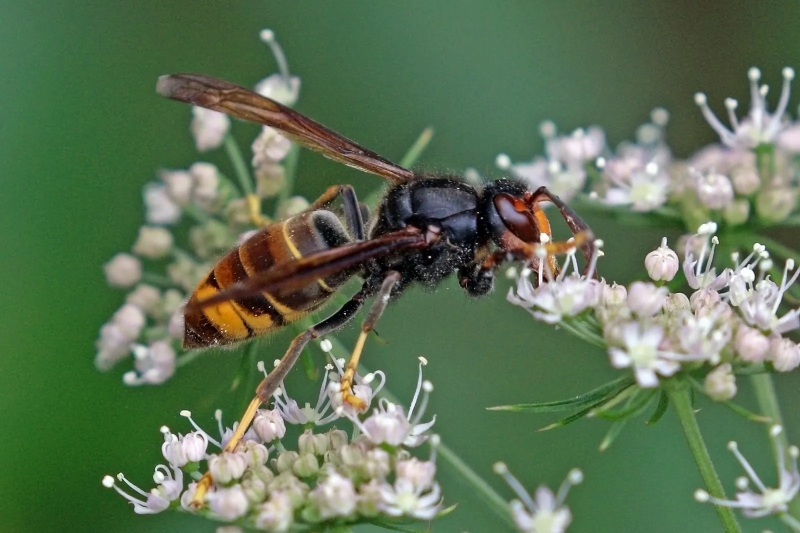
#> input picture web/img/avispa-1600.webp, 1600 x 1066 px (shown at 1/2 size)
$ python -i web_adaptar_imagenes.py   (imports and definitions only)
#> lines starting #> are read from the running program, lines starting #| are printed output that depends on the picture
#> further down, picture is the input picture: PIL image 1600x1066 RGB; mean R, G, B 94.5, 116, 85.9
"""Adapta las fotografías de Wikimedia Commons para integrarlas en la web (Pillow).

Uso:
    python -I scripts/web_adaptar_imagenes.py

Parte siempre del ORIGINAL a máxima resolución, en data/raw/commons/ (si falta, ejecuta antes
scripts/web_descargar_imagenes.py, que lo descarga y deja los créditos en web/data/imagenes.json).

Para todas las fotos, el mismo tratamiento:
- color común (sobre el original entero): ligera desaturación, un leve desplazamiento hacia la gama
  cálida (más rojo, menos azul) y un velo del color del papel de la paleta, para que las tres fotos
  casen entre sí y con la página;
- recorte con un punto focal definido por foto (fracción del ancho y del alto del original) en dos
  proporciones: 16:9 («ancho», escritorio y móvil en horizontal) y 4:5 («alto», móvil en vertical),
  con un acercamiento opcional por foto;
- anchuras 800, 1200, 1800 y 2400 px, sin pasar NUNCA del ancho del recorte del original: si el
  recorte no da para 2400, la mayor es la máxima que permite (no se amplía);
- reducción con LANCZOS y, después, un enfoque suave (UnsharpMask) para recuperar el detalle que
  pierde el filtro; la anchura máxima, si coincide con el recorte, no se reduce ni se enfoca;
- AVIF (calidad 62, soporte nativo de Pillow ≥ 11.2) y WebP (calidad 82) de reserva, sin
  metadatos; si un fichero pasa de su peso máximo, baja la calidad en pasos;
- un fondo diminuto y difuminado (WebP de 48 px, en data URI dentro del JSON) que la web pone
  detrás de la foto mientras carga y en los bordes cuando la pantalla pide más píxeles de los
  que tiene el original (la foto no se estira).
Los parámetros y la lista de ficheros se guardan en web/data/imagenes.json (campo «adaptacion»).
El crédito de la web dice «adaptada: recortada y retocada». Las tres fotos son CC BY-SA: la versión
adaptada se publica con la misma licencia.
"""
import base64
import io
import json
import subprocess
import sys
from pathlib import Path

from PIL import Image, ImageEnhance, ImageFilter, ImageOps, features

RAIZ = Path(__file__).resolve().parent.parent
ORIG = RAIZ / "data/raw/commons"
IMG = RAIZ / "web/img"
JSON = RAIZ / "web/data/imagenes.json"

# Punto focal (x, y en fracción del original): lo que tiene que quedar en el centro de cualquier
# recorte (revisado a ojo sobre los originales el 08/11/2026):
# - avispa: el insecto, algo a la izquierda del centro (en 4:5 cabe justo de la cabeza al abdomen);
# - nido_primario: la abertura con la reina (un poco por debajo del centro de la esfera);
# - nido_secundario: el nido, a la derecha y algo por debajo del centro.
FOCO = {"avispa": (0.47, 0.47), "nido_primario": (0.49, 0.55), "nido_secundario": (0.6, 0.55)}
# Acercamiento (1 = el mayor recorte posible con esa proporción). El nido secundario ocupa poco en
# la foto original: se acerca un 40 % para que se reconozca a primera vista sin perder el árbol.
ZOOM = {"avispa": 1.0, "nido_primario": 1.0, "nido_secundario": 1.4}
PROPORCIONES = {"ancho": (16, 9), "alto": (4, 5)}
ANCHURAS = [800, 1200, 1800, 2400]
# Si el recorte no llega a la siguiente anchura pero la supera en más de un 8 %, se añade a su
# ancho real (la versión más nítida posible); si no, la mayor anchura de la lista es la última.
MARGEN_MAXIMA = 1.08
SATURACION = 0.8           # 1 = sin cambio (ligera desaturación común)
TONO = (1.04, 1.0, 0.93)   # multiplicadores R, G, B: desplazamiento común hacia la gama cálida
VELO = (250, 247, 240)     # --fondo
VELO_ALFA = 0.07
ENFOQUE = {"radius": 0.8, "percent": 45, "threshold": 2}  # UnsharpMask suave tras reducir
FORMATOS = {  # formato: (calidad inicial, calidad mínima, paso, opciones de Pillow)
    "avif": (62, 44, 4, {"speed": 4}),
    "webp": (82, 66, 4, {"method": 6}),
}
# Peso máximo por fichero según la anchura (bytes). El móvil (390 px, dpr 3) baja la de 1200.
PESO_MAX = {800: 110_000, 1200: 240_000, 1800: 420_000, 2400: 650_000}
FONDO_ANCHO = 48           # px del fondo difuminado (data URI)


# [11 lines left out: function recortar, not called in this run]


def tratar(im: Image.Image) -> Image.Image:
    im = ImageEnhance.Color(im.convert("RGB")).enhance(SATURACION)
    r, g, b = im.split()
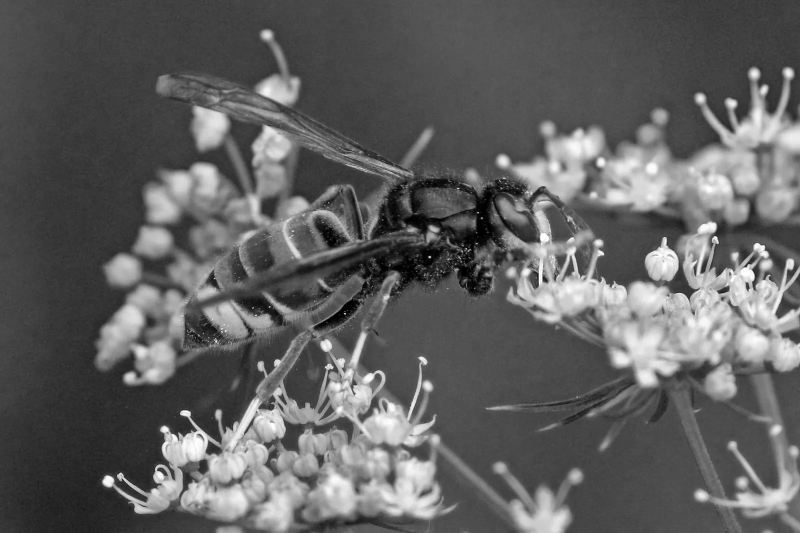
#> r: PIL image 1600x1066 L (shown at 1/2 size); min 0, max 255, mean 96.4
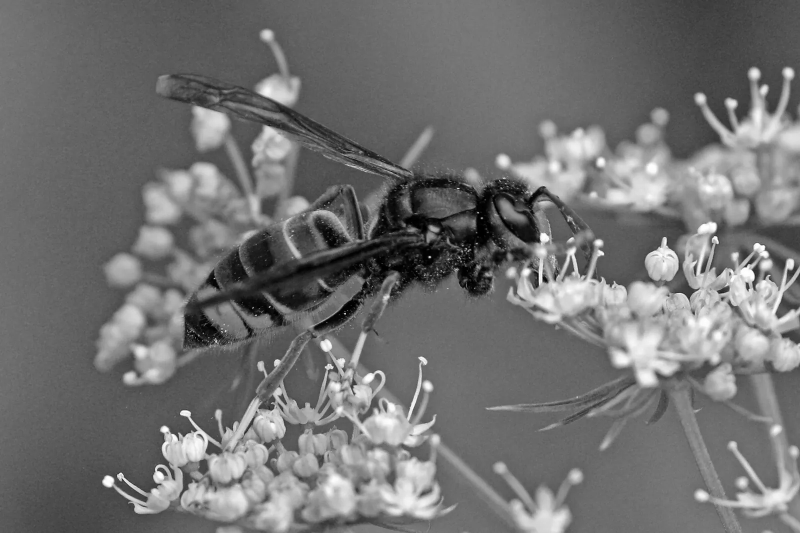
#> g: PIL image 1600x1066 L (shown at 1/2 size); min 0, max 255, mean 113.6
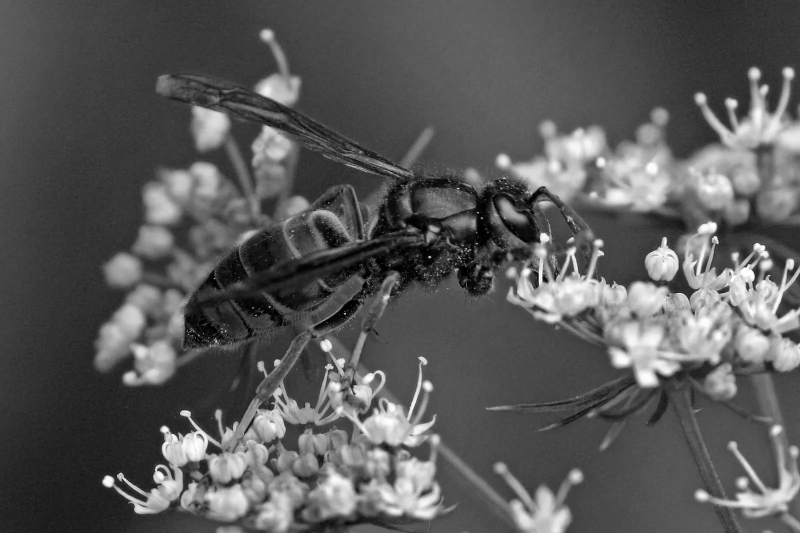
#> b: PIL image 1600x1066 L (shown at 1/2 size); min 0, max 255, mean 89.5
    im = Image.merge("RGB", [c.point(lambda v, k=k: min(255, round(v * k))) for c, k in zip((r, g, b), TONO)])
    return Image.blend(im, Image.new("RGB", im.size, VELO), VELO_ALFA)
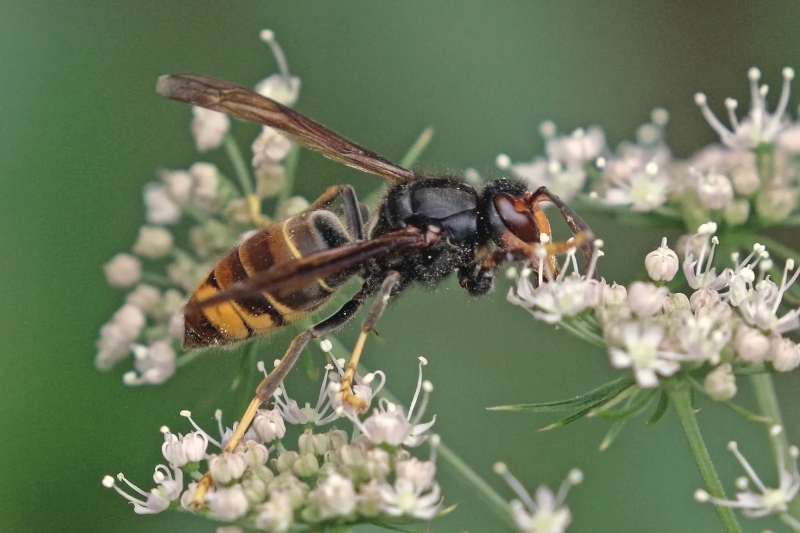
#> returned value: PIL image 1600x1066 RGB (shown at 1/2 size); mean R, G, B 110.2, 122.5, 93.7


# [63 lines left out: functions anchuras, guardar, fondo, main, not called in this run]


# [2 lines not run here, left out]

>>> from PIL import Image
>>> picture = Image.open('../web/img/avispa-1600.webp')
>>> result = tratar(picture)

$ run again, on web/img/avispa-alto-800.webp
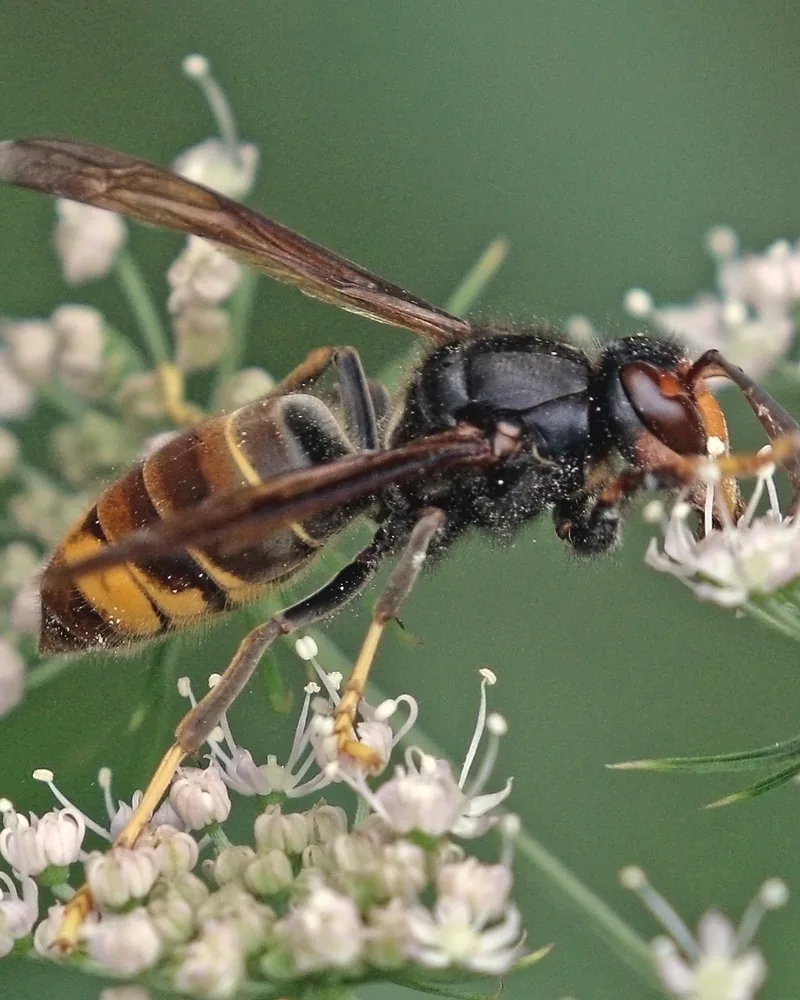
#> input picture web/img/avispa-alto-800.webp, 800 x 1000 px
#> picture is the input picture: PIL image 800x1000 RGB; mean R, G, B 113, 120.3, 94.6
#> in tratar, `r, g, b = im.split()`:
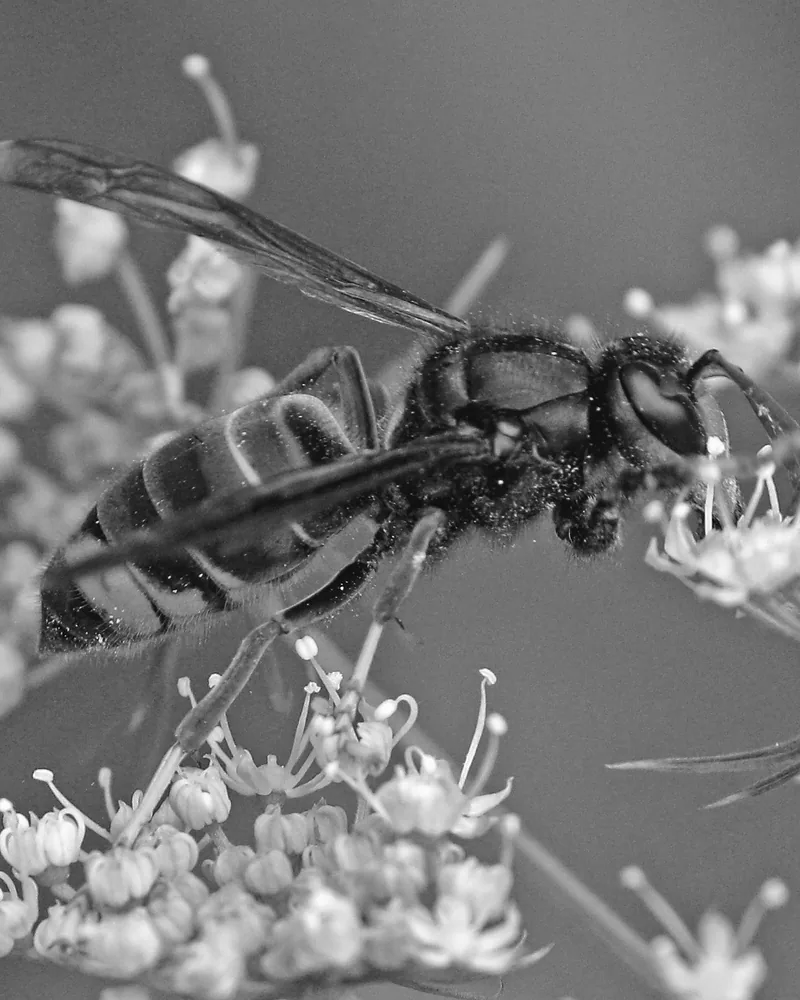
#> g: PIL image 800x1000 L; min 0, max 255, mean 118.9
#> in tratar, `r, g, b = im.split()`:
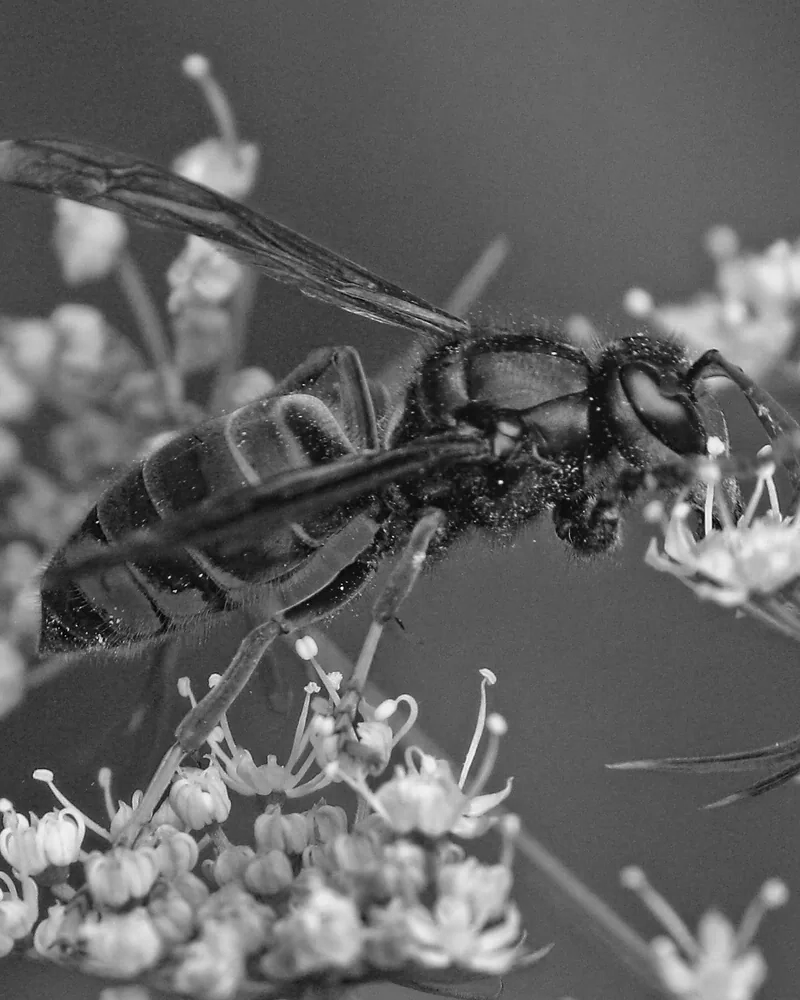
#> b: PIL image 800x1000 L; min 0, max 255, mean 98.3

$ run again, on web/img/avispa-ancho-1200.webp
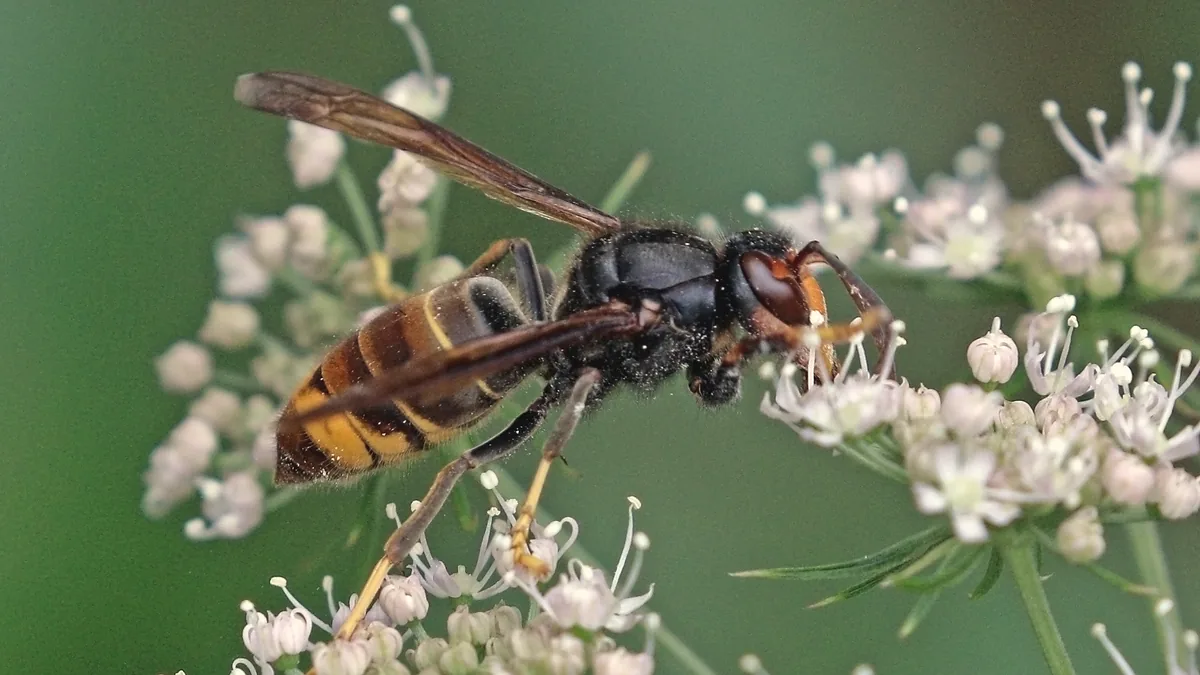
#> input picture web/img/avispa-ancho-1200.webp, 1200 x 675 px
#> picture is the input picture: PIL image 1200x675 RGB; mean R, G, B 110.3, 121.8, 93.3
#> in tratar, `r, g, b = im.split()`:
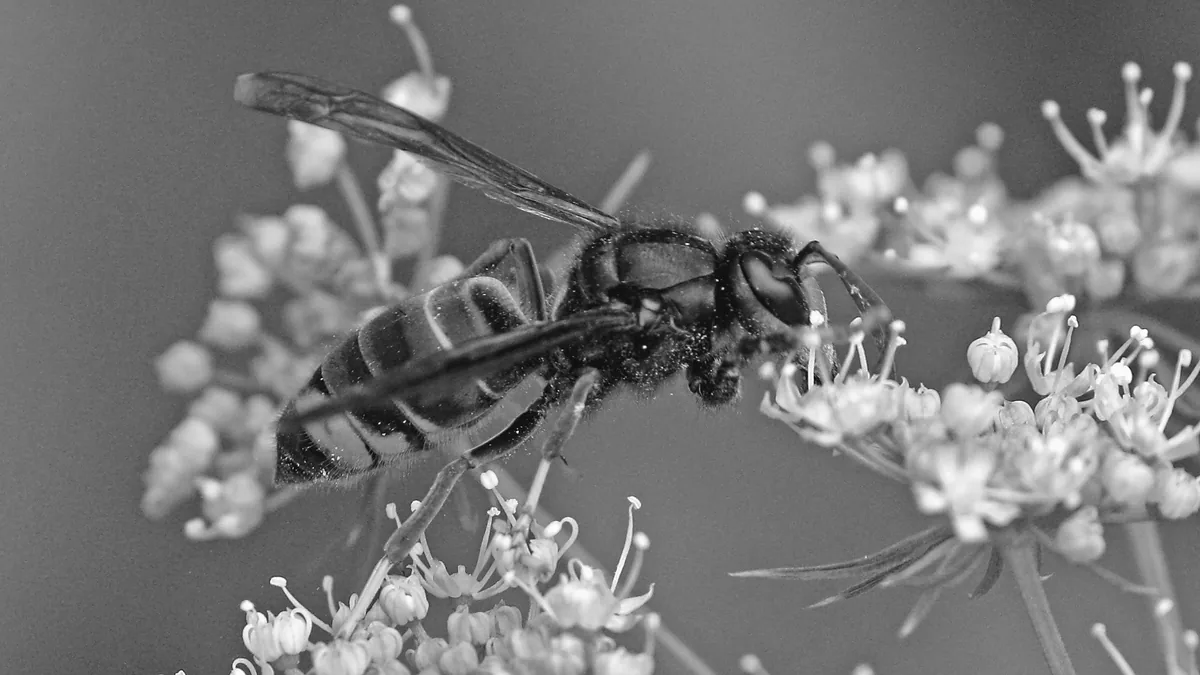
#> g: PIL image 1200x675 L; min 0, max 255, mean 120
#> in tratar, `r, g, b = im.split()`:
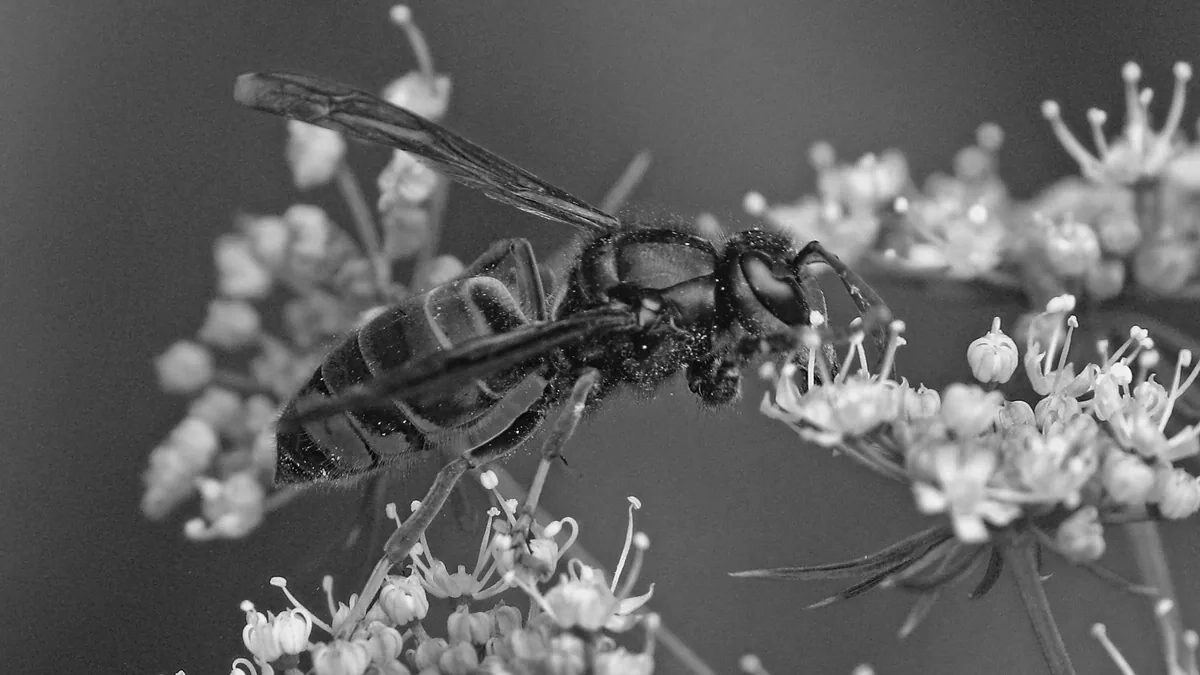
#> b: PIL image 1200x675 L; min 0, max 255, mean 97.3
